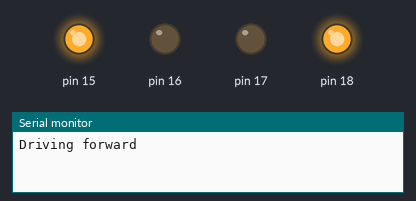
A sketch run on a simulated Arduino Uno, built with avr-gcc and run on an emulated ATmega328P. Parts: output pins drawn as LEDs (lit = HIGH), the last lines printed to the serial monitor.

Above: at 2.5 s.
At 6.0 s:
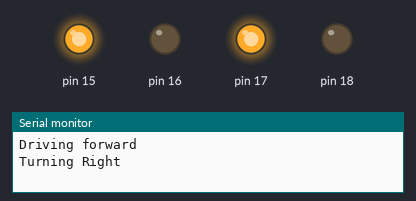
At 8.1 s:
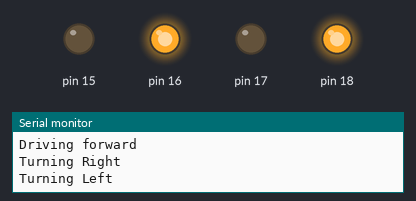
At 11.7 s:
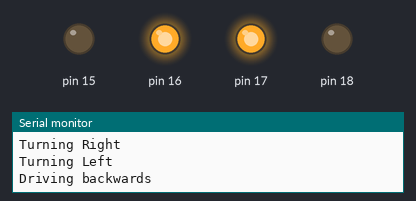
Timing chart, 0 to 18.5 s (numbered marks = the images above):
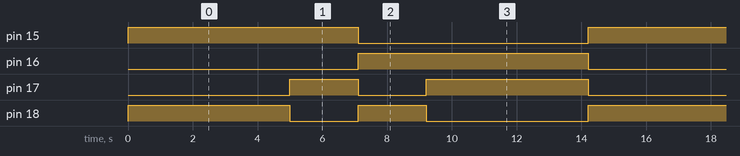

The sketch:

Testen_Motoren.ino
```cpp
void setup() {
  Serial.begin(9600);
  //Pin A1,A2,A3,A4 als output
  DDRC |= (1 << PORTC1) | (1 << PORTC2) | (1 << PORTC3) | (1 << PORTC4);
}

void loop() {
  DriveForward(5000);         // 5 seconden naar voor rijden
  Turn90DegreesLeft(2103);     // 2103/90 = 23,367 ms per °
  Turn90DegreesRight(2103);
  DriveBackwards(5000);         // 5 seconden naar achter rijden
}
void Turn90DegreesRight(int timeDriving) {
  Serial.println("Turning Left");
  PORTC &= 0x00;
  PORTC |= (1 << PORTC2) | (1 << PORTC4);
  delay(timeDriving);
}
void Turn90DegreesLeft(int timeDriving) {
  Serial.println("Turning Right");
  PORTC &= 0x00;
  PORTC |= (1 << PORTC1) | (1 << PORTC3);
  delay(timeDriving);
}
void DriveForward(int timeDriving) {
  Serial.println("Driving forward");
  PORTC &= 0x00;
  PORTC |= (1 << PORTC1) | (1 << PORTC4);
  delay(timeDriving);
}
void DriveBackwards(int timeDriving) {
  Serial.println("Driving backwards");
  PORTC &= 0x00;
  PORTC |= (1 << PORTC2) | (1 << PORTC3);
  delay(timeDriving);
}
```

Measured:
- by itself, pin 15, pin 16: alternates HIGH for 7.1 s and LOW for 7.1 s
- by itself, pin 17: repeats every 14.2 s: LOW 2.1 s, HIGH 5.0 s, LOW 5.0 s, HIGH 2.1 s
- by itself, pin 18: repeats every 14.2 s: LOW 2.1 s, HIGH 2.1 s, LOW 5.0 s, HIGH 5.0 s
